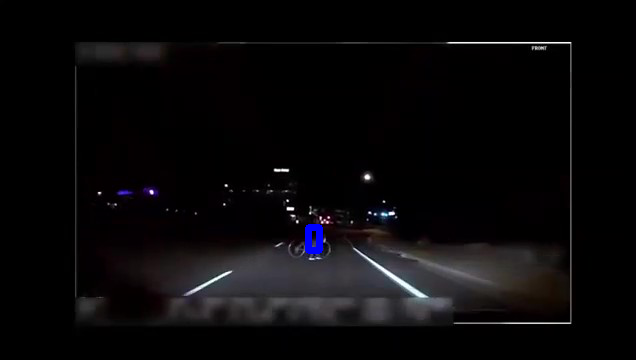
#> input picture output/uber_crashTrim1_Moment7_w.png, 636 x 360 px
$ python distance_finder.py
#> lines starting #> are read from the running program, lines starting #| are printed output that depends on the picture
import numpy as np
import cv2
import matplotlib.pyplot as plt
import matplotlib.image as mpimg
import glob

# defining function to create wrap and bird eye view
def bird_eye_view(img):

    undist = img
    rect_src = np.zeros((4, 2), dtype = "float32")
    # [4 lines of commented-out code are left out]


    rect_src[0] = [272,248]
    rect_src[1] = [355,248]
    rect_src[2] = [198,290]
    rect_src[3] = [414,290]
    src = np.float32(rect_src)

    rect_src[0] = [272,248]
    rect_src[1] = [355,248]
    rect_src[2] = [180,298]
    rect_src[3] = [432,298]
    src = np.float32(rect_src)


    rect_dist = np.zeros((4, 2), dtype = "float32")
    rect_dist[0] = [125,47]
    rect_dist[1] = [554,47]
    rect_dist[2] = [125,313]
    rect_dist[3] = [554,313]


    dst = np.float32(rect_dist)
    img_size= (img.shape[1],img.shape[0])
    M = cv2.getPerspectiveTransform(src, dst)
    warped = cv2.warpPerspective(img, M, img_size, flags=cv2.INTER_LINEAR)

    return (warped,undist)


file_detec='output/uber_crashTrim1_Moment7_w.png'
file_orig='test_images/uber_crashTrim1_Moment7.jpg'

imageBGR = cv2.imread(file_detec)
#> imageBGR is the input picture: shape (360, 636, 3); mean B, G, R 9.9, 8.5, 9.7
image_detec = cv2.cvtColor(imageBGR,cv2.COLOR_BGR2RGB)


imageBGR = cv2.imread(file_orig)
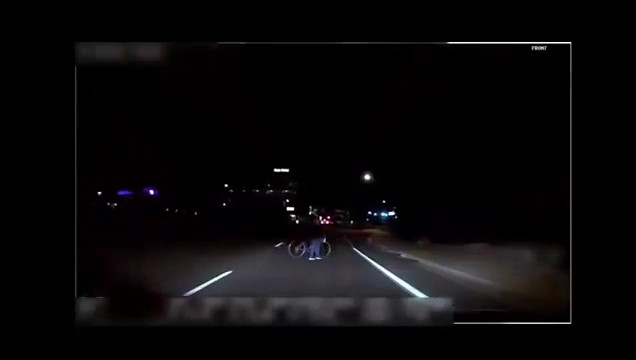
#> input picture test_images/uber_crashTrim1_Moment7.jpg, 636 x 360 px
#> imageBGR is the input picture: shape (360, 636, 3); mean B, G, R 9.4, 8.5, 9.7
image = cv2.cvtColor(imageBGR,cv2.COLOR_BGR2RGB)

binary_warped,undist_img = bird_eye_view(image)
#> in bird_eye_view, `warped = cv2.warpPerspective(img, M, img_size, flags=cv2.INTER_LINEAR)`:
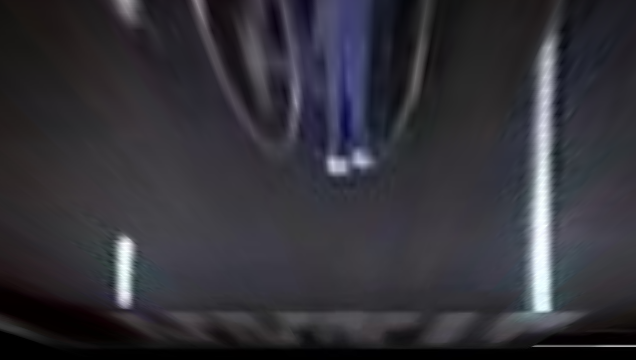
#> warped: shape (360, 636, 3); mean R, G, B 51.2, 50.2, 57
f, (ax1, ax2) = plt.subplots(1, 2, figsize=(24, 9))
f.tight_layout()
ax1.imshow(image_detec)
ax1.set_title('First frame person detected', fontsize=50)
ax2.imshow(binary_warped,cmap='gray')
ax2.set_title('Birdeye view', fontsize=50)
plt.subplots_adjust(left=0., right=1, top=0.9, bottom=0.)
f.savefig('./output/moment7_bird_eye_view.png')
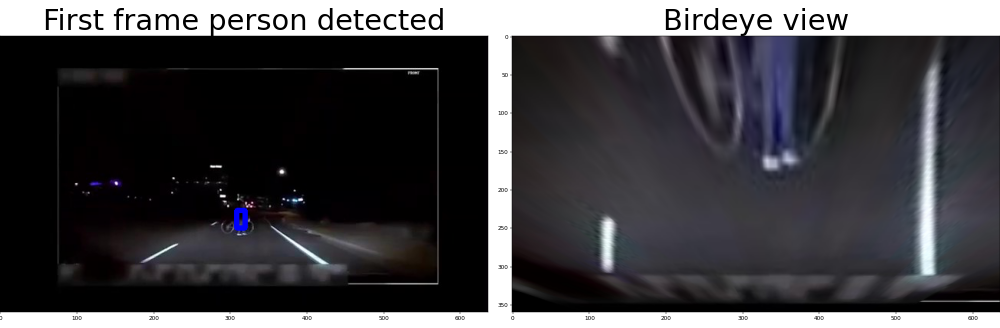
#> figure drawn by matplotlib, 2 panels
